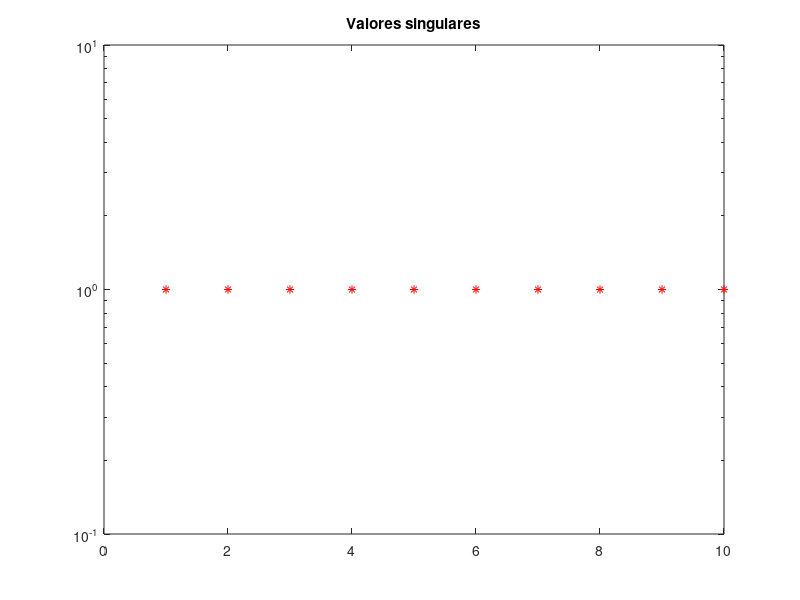

Write the MATLAB code that produced this figure. (Note: this script raises an error after producing the figure.)
#EjercicioSVD

clc
clear all
close all
addpath('./ficherosClase')

clear all;
n=10;
A=vander(n);
[U,S,V]=svd(A)
figure(1)
semilogy(1:n,diag(S),'*r')
title('Valores singulares')

pause
clc
 
for r=1:n
  Ua=U(1:n,1:r);
  Va=V(1:n,1:r);
  Sa=S(1:r,1:r);
  B=Ua*Sa*Va';
  E=(B-A)./A;
  e=norm(E,inf);
  disp([" r= ",num2str(r)," max error relativo= ",num2str(e)])
end